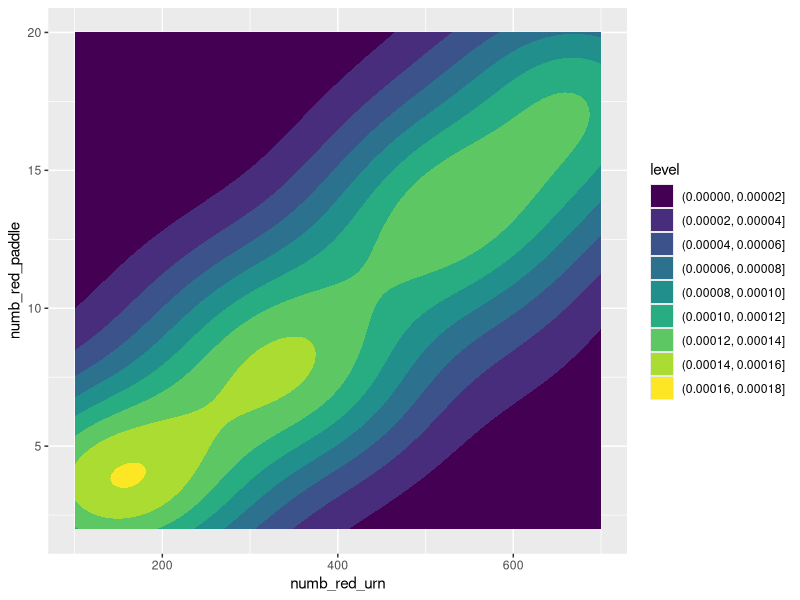

This figure's R source:
## ---- chunk 1
knitr::opts_chunk$set(echo = FALSE)
library(tidyverse)

# Build an urn with 500 red beads, 490 blue beads, and 10 yellow beads. The urn
# should have two variables: ID and color. Mix up the beads in the urn randomly.
# That is, we don't want all the red beads to have ID 1 through 500 and so on.
# Sort the urn by ID.

beads <- c(rep("red", 500), rep("blue", 490), rep("yellow", 10))

urn <- tibble(ID = 1:1000,
              color = sample(beads))

# Using the book, where a very similar example is given, is highly recommended.
# But, this example is trickier than the book because you have to mix up the
# beads before you assign the `ID` values. If you don't tell sample() how many
# you want, it just gives you back everything, reordered. Try `sample(letters)`
# to see. (Note that `letters` is a built in object in R.)
              
## ---- chunk 2
x <- tibble(
  replicate = 1:5,
  samp = map(replicate, ~ sample_n(urn, size = 30, replace = TRUE))
)



## ---- chunk 3
x <- tibble(
  replicate = 1:1000,
  samp = map(replicate, ~ sample_n(urn, size = 50, replace = TRUE))
) %>%
  unnest(cols = samp) %>%
  group_by(replicate) %>%
  summarize(is_blue = sum(color == "blue"), is_red = sum(color == "red"),
                                                         .groups = "drop") %>%
  mutate(more_red = is_red > is_blue) %>%
  summarize(probability = sum(more_red) / n())

x
## ---- chunk 4
rbinom(n = 1, size = 25, prob = 0.4)
## ---- chunk 5
tibble(
  numb_red_urn = 400,
  numb_red_paddle = rbinom(n = 1, size = 25, prob = 0.4)
)
## ---- chunk 6
red_urn <- tibble(
  numb_red_urn = seq(from = 100, to = 700, by = 100),
  numb_red_paddle = map_int(numb_red_urn, ~ rbinom(n = 1, size = 25, prob = 
                                                    ./1000))
)
## ---- chunk 7

red_urn2 <- tibble(
  numb_red_urn = seq(from = 100, to = 700, by = 100),
  numb_red_paddle = map(numb_red_urn, ~ rbinom(n = 10, size = 25, prob = 
                                                    ./1000))
) %>%
  unnest(cols = numb_red_paddle)

red_urn2
## ---- chunk 8
ggplot(red_urn2, aes(x = numb_red_urn, y = numb_red_paddle)) +
  geom_density_2d_filled()
